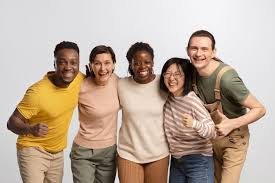
#> input picture analise-imagens-opencv/img/imagem1.jpeg, 275 x 183 px
$ python ReconhecimentoFace.py
#> lines starting #> are read from the running program, lines starting #| are printed output that depends on the picture; after the words box and inside, x2 and y2 are one past the last pixel; in counts of white or black regions, pixels touching at a corner belong together
#Algoritmo para reconhecimento de faces
import cv2

loadFaceAlgorithm = cv2.CascadeClassifier('haarcascades/haarcascade_frontalface_default.xml')
loadEyeAlgorithm = cv2.CascadeClassifier('haarcascades/haarcascade_eye.xml')
#carrega a imagem 1
img = cv2.imread('img/imagem1.jpeg')
#> img is the input picture: shape (183, 275, 3); mean B, G, R 154.4, 170.1, 188.5

#Transforma a imagem para a escala de cinza
grayImg = cv2.cvtColor(img, cv2.COLOR_BGR2GRAY)
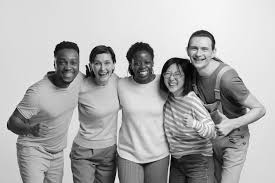
#> grayImg: shape (183, 275); min 0, max 254, mean 173.7

faces = loadFaceAlgorithm.detectMultiScale(grayImg, scaleFactor=1.016)
#> faces = [[185, 38, 29, 29], [53, 51, 30, 30], [89, 53, 28, 28], [160, 64, 27, 27], [130, 53, 26, 26]]

print(faces)
#| [[185  38  29  29]
#|  [ 53  51  30  30]
#|  [ 89  53  28  28]
#|  [160  64  27  27]
#|  [130  53  26  26]]

for(x, y, l, a) in faces:
    cv2.rectangle(img, (x, y), (x + l, y + a), (0, 255, 0), 2)
#> this loop made 5 passes
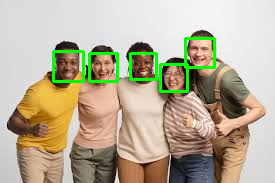
#> img: shape (183, 275, 3); 3.26% of pixels changed, all inside (x1, y1, x2, y2) = (52, 37, 216, 93)

cv2.imshow("Faces", img)
cv2.waitKey()

$ run again, with analise-imagens-opencv/img/imagem2.jpeg copied over analise-imagens-opencv/img/imagem1.jpeg
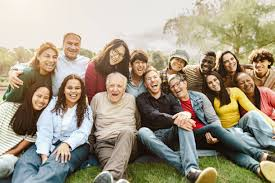
#> input picture analise-imagens-opencv/img/imagem2.jpeg, 275 x 183 px
#> img is the input picture: shape (183, 275, 3); mean B, G, R 133.4, 153, 163.1
#> `grayImg = cv2.cvtColor(img, cv2.COLOR_BGR2GRAY)`:
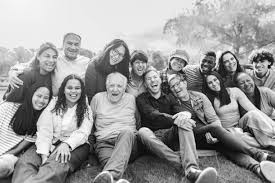
#> grayImg: shape (183, 275); min 0, max 255, mean 153.8
#> faces = [[61, 34, 24, 24], [38, 47, 26, 26], [103, 75, 27, 27], [60, 78, 26, 26]]
#| [[ 61  34  24  24]
#|  [ 38  47  26  26]
#|  [103  75  27  27]
#|  [ 60  78  26  26]]
#> the loop `for(x, y, l, a) in faces:` made 4 passes
#> after the loop `for(x, y, l, a) in faces:`:
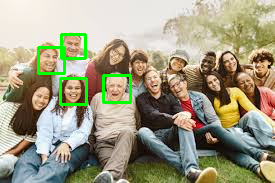
#> img: shape (183, 275, 3); 2.39% of pixels changed, all inside (x1, y1, x2, y2) = (37, 33, 132, 106)

$ run again, with analise-imagens-opencv/img/imagem3.jpeg copied over analise-imagens-opencv/img/imagem1.jpeg
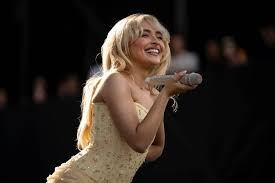
#> input picture analise-imagens-opencv/img/imagem3.jpeg, 275 x 183 px
#> img is the input picture: shape (183, 275, 3); mean B, G, R 31, 37.2, 45.3
#> `grayImg = cv2.cvtColor(img, cv2.COLOR_BGR2GRAY)`:
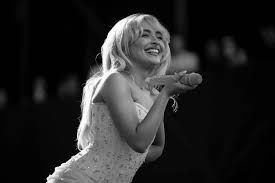
#> grayImg: shape (183, 275); min 0, max 255, mean 38.9
#> faces = [[134, 19, 41, 41]]
#| [[134  19  41  41]]
#> the loop `for(x, y, l, a) in faces:` made 1 pass
#> after the loop `for(x, y, l, a) in faces:`:
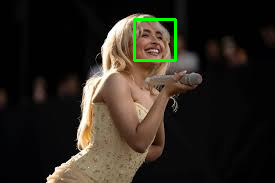
#> img: shape (183, 275, 3); 0.97% of pixels changed, all inside (x1, y1, x2, y2) = (133, 18, 177, 62)

$ run again, with analise-imagens-opencv/img/imagem4.jpg copied over analise-imagens-opencv/img/imagem1.jpeg
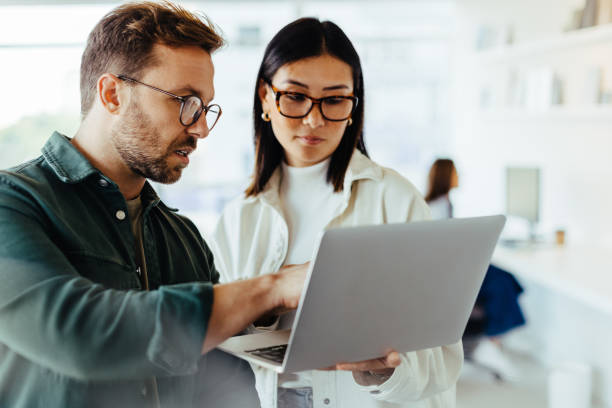
#> input picture analise-imagens-opencv/img/imagem4.jpg, 612 x 408 px
#> img is the input picture: shape (408, 612, 3); mean B, G, R 154.6, 158.5, 157.1
#> `grayImg = cv2.cvtColor(img, cv2.COLOR_BGR2GRAY)`:
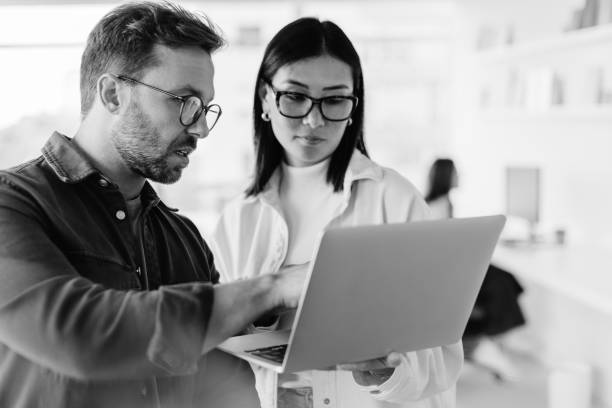
#> grayImg: shape (408, 612); min 0, max 255, mean 157.6
#> faces = [[254, 58, 109, 109], [129, 63, 86, 86], [248, 5, 133, 133]]
#| [[254  58 109 109]
#|  [129  63  86  86]
#|  [248   5 133 133]]
#> the loop `for(x, y, l, a) in faces:` made 3 passes
#> after the loop `for(x, y, l, a) in faces:`:
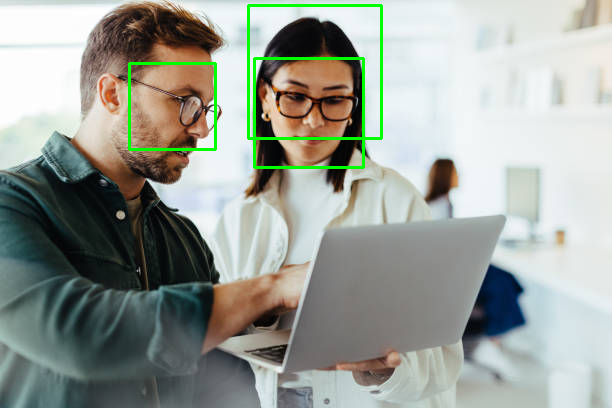
#> img: shape (408, 612, 3); 1.56% of pixels changed, all inside (x1, y1, x2, y2) = (128, 4, 383, 169)
